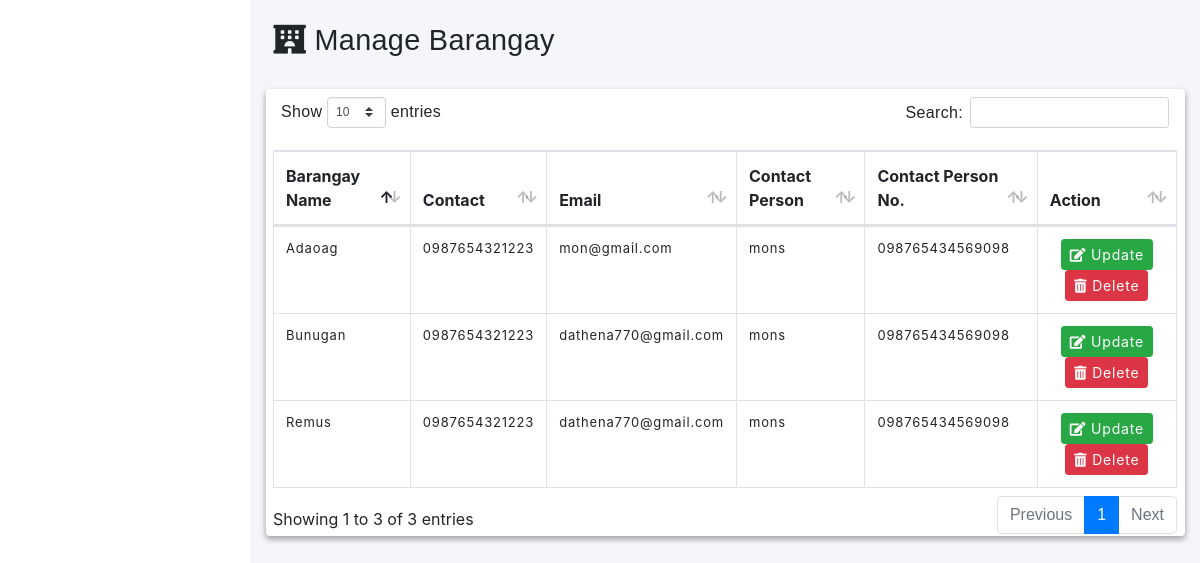
The app's page /admin/pages/manage-barangay.php with its own data.
### tables this page shows
CREATE TABLE `barangay` (
  `id` int(11) NOT NULL,
  `barangay_name` varchar(255) DEFAULT NULL,
  `contact_number` varchar(15) DEFAULT NULL,
  `email` varchar(255) DEFAULT NULL,
  `contact_person` varchar(255) DEFAULT NULL,
  `contact_person_number` varchar(15) DEFAULT NULL
);

### admin/pages/manage-barangay.php (the view, shortened to what this page needs)
<?php
$conn = new mysqli("localhost", "root", "", "senior_db");
$sql = "SELECT id, barangay_name, contact_number, email, contact_person, contact_person_number FROM barangay";
$result = $conn->query($sql);
?>
<!DOCTYPE html>
<html lang="en">
<head>
   <link rel="stylesheet" href="../asset/fontawesome/css/all.min.css">
   <link rel="stylesheet" href="../asset/css/adminlte.min.css">
   <link rel="stylesheet" href="../asset/css/style.css">
   <link rel="stylesheet" href="../asset/tables/datatables-bs4/css/dataTables.bootstrap4.min.css">
   <link rel="stylesheet" href="../asset/fontawesome/css/all.min.css">
    <link rel="stylesheet" href="../asset/css/adminlte.min.css">
    <link rel="stylesheet" href="../asset/css/style.css">
    <link rel="stylesheet" href="../asset/tables/datatables-bs4/css/dataTables.bootstrap4.min.css">
      <div class="content-wrapper">
         <div class="content-header">
            <div class="container-fluid">
               <div class="row mb-2">
                  <div class="col-sm-6">
                     <h1 class="m-0"><span class="fa fa-hotel"></span> Manage Barangay</h1>
                  </div>
                  <div class="col-sm-6">
                  </div>
               </div>
            </div>
         </div>
         <section class="content">
            <div class="container-fluid">
               <div class="card card-info elevation-2">
                  <div class="col-md-12">
                     <table id="example1" class="table table-bordered">
                        <thead class="btn-cancel">
                           <tr>
                              <th>Barangay Name</th>
                              <th>Contact</th>
                              <th>Email</th>
                              <th>Contact Person</th>
                              <th>Contact Person No.</th>
                              <th>Action</th>
                           </tr>
                        </thead>
                        <tbody>
                           <?php
                         if ($result->num_rows > 0) {
    while($row = $result->fetch_assoc()) {
        echo "<tr>";
        echo "<td>" . $row['barangay_name'] . "</td>";
        echo "<td>" . $row['contact_number'] . "</td>";
        echo "<td>" . $row['email'] . "</td>";
        echo "<td>" . $row['contact_person'] . "</td>";
        echo "<td>" . $row['contact_person_number'] . "</td>";
        echo "<td class='text-center'>
                <a class='btn btn-sm btn-success edit-btn' href='#' data-id='" . $row['id'] . "' data-barangay_name='" . $row['barangay_name'] . "' data-contact_number='" . $row['contact_number'] . "' data-email='" . $row['email'] . "' data-contact_person='" . $row['contact_person'] . "' data-contact_person_number='" . $row['contact_person_number'] . "' data-toggle='modal' data-target='#edit'><i class='fa fa-edit'></i> Update</a>
                <a class='btn btn-sm btn-danger delete-btn' href='#' data-id='" . $row['id'] . "' data-toggle='modal' data-target='#delete'><i class='fa fa-trash-alt'></i> Delete</a>
              </td>";
        echo "</tr>";
    }
} else {
    echo "<tr><td colspan='6'>No records found.</td></tr>";
}                           $conn->close();
                           ?>
                        </tbody>
                     </table>
                  </div>
               </div>
            </div>
         </section>
      </div>
</html>

### asset/css/style.css (style rules this page uses)
h1,h2,h3,h4,h5,h6,p,label,button { font-family: 'Poppins', sans-serif !important; padding: 0.5rem 0.5rem; font-weight: 100; letter-spacing: 0.02rem; }
table td { font-size: 13px !important; letter-spacing: 0.0625em; margin:-10px; border-spacing: 1em; }

### records on screen
barangay: barangay_name "Adaoag", contact_number "0987654321223", email "mon@gmail.com", contact_person "mons", contact_person_number "098765434569098"
barangay: barangay_name "Bunugan", contact_number "0987654321223", email "dathena770@gmail.com", contact_person "mons", contact_person_number "098765434569098"
barangay: barangay_name "Remus", contact_number "0987654321223", email "dathena770@gmail.com", contact_person "mons", contact_person_number "098765434569098"
